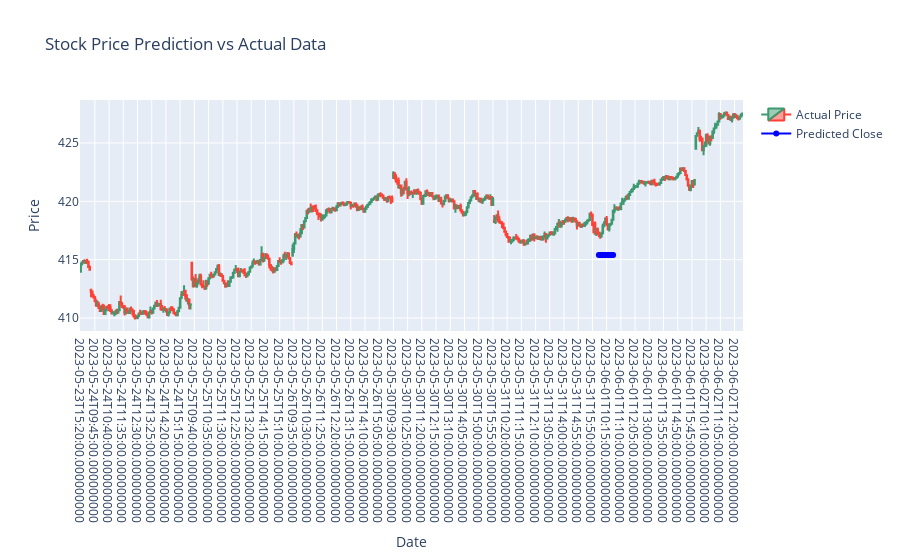

Notebook code for this chart:
### Code cell
predict_data_from_point(model,'2023-06-01 09:40:00', plot_graph=True, feature_scaler=rscaler, t_scaler=target_scaler)

### Figure 1 — Plotly figure (JSON) as saved in the notebook; plotly's stock layout.template omitted (floating-point values rounded to 4 significant figures; data arrays with more than 128 entries replaced by an {"elided": "..."} marker saying what was removed)
{"data": [{"close": {"elided": "513 float values"}, "high": {"elided": "513 float values"}, "low": {"elided": "513 float values"}, "name": "Actual Price", "open": {"elided": "513 float values"}, "type": "candlestick", "x": {"elided": "513 str values"}}, {"line": {"color": "blue", "width": 2}, "mode": "lines+markers", "name": "Predicted Close", "type": "scatter", "x": ["2023-06-01T09:45:00.000000000", "2023-06-01T09:50:00.000000000", "2023-06-01T09:55:00.000000000", "2023-06-01T10:00:00.000000000", "2023-06-01T10:05:00.000000000", "2023-06-01T10:10:00.000000000", "2023-06-01T10:15:00.000000000", "2023-06-01T10:20:00.000000000", "2023-06-01T10:25:00.000000000", "2023-06-01T10:30:00.000000000", "2023-06-01T10:35:00.000000000", "2023-06-01T10:40:00.000000000", "2023-06-01T10:45:00.000000000"], "y": [415.4, 415.4, 415.4, 415.4, 415.4, 415.4, 415.4, 415.4, 415.4, 415.4, 415.4, 415.4]}], "layout": {"title": {"text": "Stock Price Prediction vs Actual Data"}, "xaxis": {"rangeslider": {"visible": false}, "title": {"text": "Date"}, "type": "category"}, "yaxis": {"fixedrange": false, "title": {"text": "Price"}}}}
